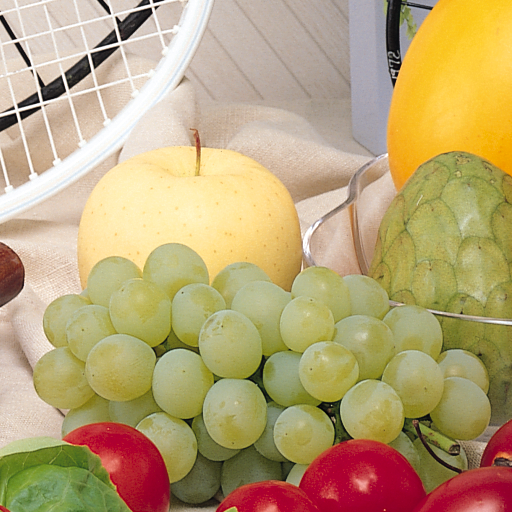
%> input picture excersiecs/RaAr7/11/fruits.png, 512 x 512 px
$ octave ex13.m   (GNU Octave 9; MATLAB toolbox functions it lacks are replaced by stand-ins)
%> lines starting %> are read from the running program, lines starting %| are printed output that depends on the picture
### class/miangin.m
function avg = miangin(matris)
    matris_size = size(matris);
    matris = double(matris);
    sum = 1;
    for i = 1 : matris(1, 1)
        for j = 1 : matris(1, 2)
            sum = sum + matris(i, j);
        end
    end

    avg = round(sum / ( matris(1, 1) * matris(1, 2) ) );
end

### class/saltpeaper.m
function image_result = saltpeaper(image, noise_size)
    size = 512;

    image = imresize(image, [ size size ]);

    dots_count = noise_size;
    color = 0;

    for i = 1 : dots_count
        randX = round(rand() * 1000);
        randY = round(rand() * 1000);

        if(randX > size || randX < 1)
            randX = size;
        end
        if(randY > size || randY < 1)
            randY = size;
        end

        image(randX, randY) = color;

        if color == 0
            color = 255;
        else
            color = 0;
        end

    end

    image_result = image;
end

### class/ex13.m
clc;
close all;
clear all;

size = 500;

image = imread("../benchmark/fruits.png");
%> image is the input picture: size 512x512x3 uint8; mean R, G, B 185.5, 163.3, 118.3
image = rgb2gray(image);
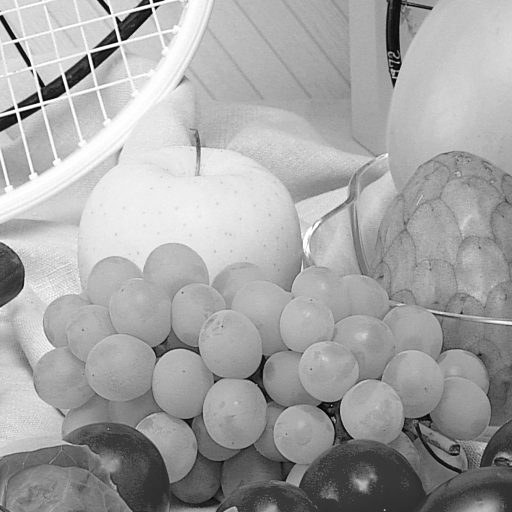
%> image: size 512x512 uint8; min 0, max 255, mean 164.8
image = imresize(image, [ size size ]);
%> image: size 500x500 uint8
image2 = image;

for i = 1 : size
    for j = 1 : size
        image2(i,j) = 255 - image(i, j);
    end
end
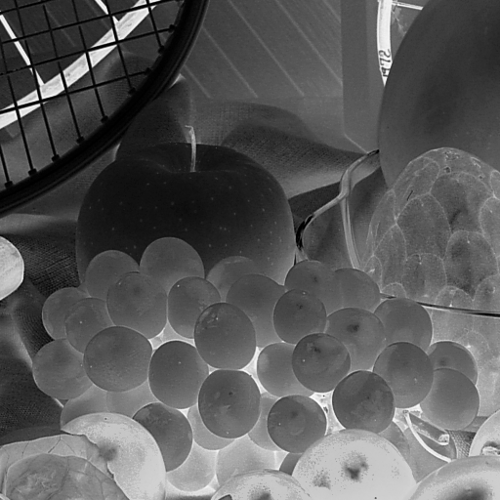
%> image2: size 500x500 uint8; min 0, max 255, mean 90.2

miangin(image2)
%> the loop in miangin, `for i = 1 : matris(1, 1)` made 42 passes
%> after the loop in miangin, `for i = 1 : matris(1, 1)`: sum = 84965
%> in miangin, `avg = round(sum / ( matris(1, 1) * matris(1, 2) ) );`: avg = 52
%> ans = 52
miangin( saltpeaper(image2, 1000) )
%> after the loop in saltpeaper, `for i = 1 : dots_count`:
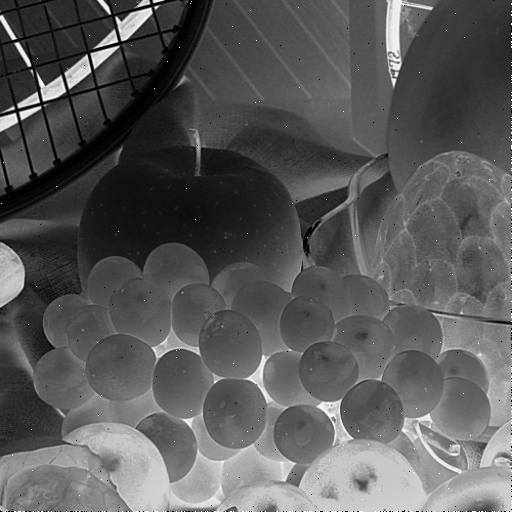
%> image: size 512x512 uint8; min 0, max 255, mean 90.2; mean of the top-left, top-right, bottom-left and bottom-right quarters 48.5, 80.3, 106.3, 125.8
%> the loop in miangin (call 2), `for i = 1 : matris(1, 1)` made 42 passes
%> ans = 52
miangin( saltpeaper(image2, 4000) )
%> call 2 of saltpeaper, with noise_size = 4000
%> after the loop in saltpeaper (call 2), `for i = 1 : dots_count`:
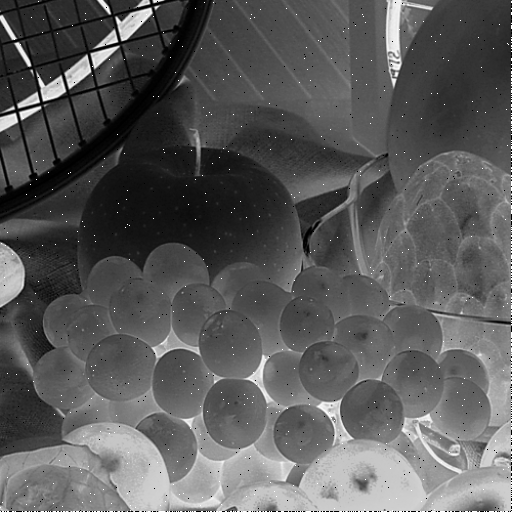
%> image: size 512x512 uint8; min 0, max 255, mean 90.3
%> ans = 53
miangin( saltpeaper(image2, 50000) )
%> call 3 of saltpeaper, with noise_size = 50000
%> after the loop in saltpeaper (call 3), `for i = 1 : dots_count`:
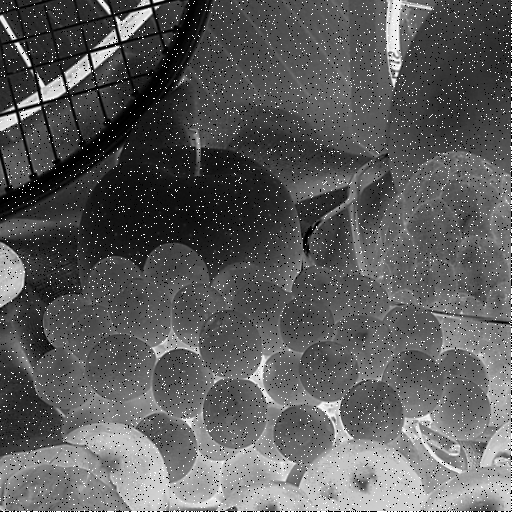
%> image: size 512x512 uint8; min 0, max 255, mean 92
%> ans = 55
